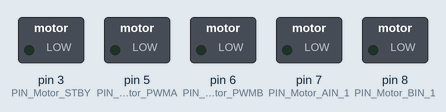
Recording of a sketch running on a simulated Arduino Uno, built with avr-gcc and run on an emulated ATmega328P. On the bench: switched loads named in the sketch (green lamp = pin HIGH).

Above: at 0.1 s.
At 1.1 s:
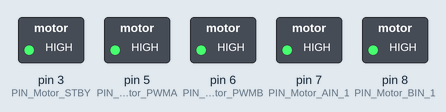
At 9.1 s:
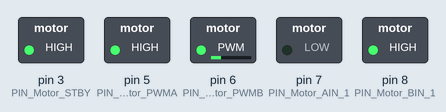
At 20.1 s:
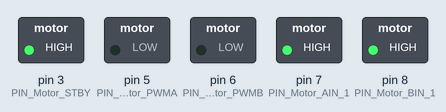
Timing chart, 0 to 21.6 s (numbered marks = the images above):
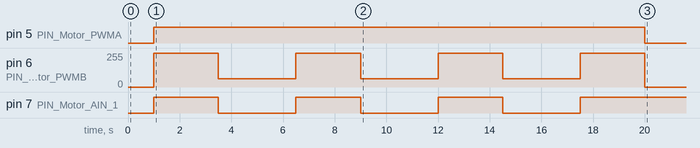

The sketch:

EEADemoSimple.ino
```cpp
#include <avr/wdt.h>
#include "DeviceDriverSet_xxx0.h"
#include "ApplicationFunctionSet_xxx0.cpp"

// Robot Directions
#define FORWARD 0
#define BACKWARD 1
#define LEFT 2
#define RIGHT 3
#define LEFTFORWARD 4
#define LEFTBACKWARD 5
#define RIGHTFORWARD 6
#define RIGHTBACKWARD 7
#define STOP 8

// Motor setup
DeviceDriverSet_Motor AppMotor;
Application_xxx Application_SmartRobotCarxxx0;

void setup() {
  // initialize communication on main board
  Serial.begin(9600);

  // start and initialize motor
  AppMotor.DeviceDriverSet_Motor_Init();

  // wait 1 seconds
  delay(1000);

  // set movement speed (150 @ minimum, movements get less precise the slower it goes, 255 is optimal)
  uint8_t motorSpeed = 255; // change this value to speed up or slow down car, min 0, max of 255

  // move forward
  ApplicationFunctionSet_SmartRobotCarMotionControl(FORWARD /*direction*/, motorSpeed /*speed*/);
  delay(2500); // wait

  // turn
  ApplicationFunctionSet_SmartRobotCarMotionControl(RIGHT /*direction*/, motorSpeed /*speed*/);
  delay(3000); // wait

  // move forward
  ApplicationFunctionSet_SmartRobotCarMotionControl(FORWARD /*direction*/, motorSpeed /*speed*/);
  delay(2500); // wait

  // turn
  ApplicationFunctionSet_SmartRobotCarMotionControl(RIGHT /*direction*/, motorSpeed /*speed*/);
  delay(3000); // wait

  // move forward
  ApplicationFunctionSet_SmartRobotCarMotionControl(FORWARD /*direction*/, motorSpeed /*speed*/);
  delay(2500); // wait

  // turn
  ApplicationFunctionSet_SmartRobotCarMotionControl(RIGHT /*direction*/, motorSpeed /*speed*/);
  delay(3000); // wait

  // move forward
  ApplicationFunctionSet_SmartRobotCarMotionControl(FORWARD /*direction*/, motorSpeed /*speed*/);
  delay(2500); // wait

  // stop smart car
  ApplicationFunctionSet_SmartRobotCarMotionControl(STOP /*direction*/, motorSpeed /*speed*/);

}

void loop() {
 // stuff to do "forever"

}
```

ApplicationFunctionSet_xxx0.cpp
```cpp
#include "DeviceDriverSet_xxx0.h"

extern DeviceDriverSet_Motor AppMotor;

/*运动方向控制序列*/
enum SmartRobotCarMotionControl
{
  Forward,       //(1)
  Backward,      //(2)
  Left,          //(3)
  Right,         //(4)
  LeftForward,   //(5)
  LeftBackward,  //(6)
  RightForward,  //(7)
  RightBackward, //(8)
  stop_it        //(9)
};               //direction方向:（1）、（2）、 （3）、（4）、（5）、（6）

struct Application_xxx
{
  SmartRobotCarMotionControl Motion_Control;
};

extern Application_xxx Application_SmartRobotCarxxx0;

static void ApplicationFunctionSet_SmartRobotCarMotionControl(SmartRobotCarMotionControl direction, uint8_t is_speed)
{
  static uint8_t directionRecord = 0;
  uint8_t Kp, UpperLimit;
  uint8_t speed = is_speed;
  switch (direction)
  {
  case /* constant-expression */
      Forward:
    /* code */
      AppMotor.DeviceDriverSet_Motor_control(/*direction_A*/ direction_just, /*speed_A*/ speed,
                                             /*direction_B*/ direction_just, /*speed_B*/ speed, /*controlED*/ control_enable); //Motor control
    break;
  case /* constant-expression */ Backward:
    /* code */

      AppMotor.DeviceDriverSet_Motor_control(/*direction_A*/ direction_back, /*speed_A*/ speed,
                                             /*direction_B*/ direction_back, /*speed_B*/ speed, /*controlED*/ control_enable); //Motor control
    break;
  case /* constant-expression */ Left:

    AppMotor.DeviceDriverSet_Motor_control(/*direction_A*/ direction_just, /*speed_A*/ speed,
                                           /*direction_B*/ direction_back, /*speed_B*/ speed / 4, /*controlED*/ control_enable); //Motor control
    break;
  case /* constant-expression */ Right:

    AppMotor.DeviceDriverSet_Motor_control(/*direction_A*/ direction_back, /*speed_A*/ speed,
                                           /*direction_B*/ direction_just, /*speed_B*/ speed / 4, /*controlED*/ control_enable); //Motor control
    break;
  case /* constant-expression */ LeftForward:
    /* code */
    AppMotor.DeviceDriverSet_Motor_control(/*direction_A*/ direction_just, /*speed_A*/ speed,
                                           /*direction_B*/ direction_just, /*speed_B*/ speed / 8, /*controlED*/ control_enable); //Motor control
    break;
  case /* constant-expression */ LeftBackward:
    AppMotor.DeviceDriverSet_Motor_control(/*direction_A*/ direction_back, /*speed_A*/ speed,
                                           /*direction_B*/ direction_back, /*speed_B*/ speed / 8, /*controlED*/ control_enable); //Motor control
    break;
  case /* constant-expression */ RightForward:
    AppMotor.DeviceDriverSet_Motor_control(/*direction_A*/ direction_just, /*speed_A*/ speed / 8,
                                           /*direction_B*/ direction_just, /*speed_B*/ speed, /*controlED*/ control_enable); //Motor control
    break;
  case /* constant-expression */ RightBackward:
    AppMotor.DeviceDriverSet_Motor_control(/*direction_A*/ direction_back, /*speed_A*/ speed / 8,
                                           /*direction_B*/ direction_back, /*speed_B*/ speed, /*controlED*/ control_enable); //Motor control
    break;
  case /* constant-expression */ stop_it:
    AppMotor.DeviceDriverSet_Motor_control(/*direction_A*/ direction_void, /*speed_A*/ 0,
                                           /*direction_B*/ direction_void, /*speed_B*/ 0, /*controlED*/ control_enable); //Motor control
    break;
  default:
    break;
  }
}
```

DeviceDriverSet_xxx0.cpp
```cpp
#include "DeviceDriverSet_xxx0.h"
#include <arduino.h>

/*Motor control*/
void DeviceDriverSet_Motor::DeviceDriverSet_Motor_Init(void)
{
  pinMode(PIN_Motor_PWMA, OUTPUT);
  pinMode(PIN_Motor_PWMB, OUTPUT);
  pinMode(PIN_Motor_AIN_1, OUTPUT);
  pinMode(PIN_Motor_BIN_1, OUTPUT);
  pinMode(PIN_Motor_STBY, OUTPUT);
}


void DeviceDriverSet_Motor::DeviceDriverSet_Motor_control(boolean direction_A, uint8_t speed_A, //A组电机参数
                                                          boolean direction_B, uint8_t speed_B, //B组电机参数
                                                          boolean controlED                     //AB使能允许 true
                                                          )                                     //电机控制
{

  if (controlED == control_enable) //使能允许？
  {
    digitalWrite(PIN_Motor_STBY, HIGH);
    { //A...Right

      switch (direction_A) //方向控制
      {
      case direction_just:
        digitalWrite(PIN_Motor_AIN_1, HIGH);
        analogWrite(PIN_Motor_PWMA, speed_A);
        break;
      case direction_back:
        digitalWrite(PIN_Motor_AIN_1, LOW);
        analogWrite(PIN_Motor_PWMA, speed_A);
        break;
      case direction_void:
        analogWrite(PIN_Motor_PWMA, 0);
        digitalWrite(PIN_Motor_STBY, LOW);
        break;
      default:
        analogWrite(PIN_Motor_PWMA, 0);
        digitalWrite(PIN_Motor_STBY, LOW);
        break;
      }
    }

    { //B...Left
      switch (direction_B)
      {
      case direction_just:
        digitalWrite(PIN_Motor_BIN_1, HIGH);
        analogWrite(PIN_Motor_PWMB, speed_B);
        break;
      case direction_back:
        digitalWrite(PIN_Motor_BIN_1, LOW);
        analogWrite(PIN_Motor_PWMB, speed_B);
        break;
      case direction_void:
        analogWrite(PIN_Motor_PWMB, 0);
        digitalWrite(PIN_Motor_STBY, LOW);
        break;
      default:
        analogWrite(PIN_Motor_PWMB, 0);
        digitalWrite(PIN_Motor_STBY, LOW);
        break;
      }
    }
  }
  else
  {
    digitalWrite(PIN_Motor_STBY, LOW);
    return;
  }
}

/*ULTRASONIC*/
//#include <NewPing.h>
// NewPing sonar(TRIGGER_PIN, ECHO_PIN, MAX_DISTANCE); // NewPing setup of pins and maximum distance.
void DeviceDriverSet_ULTRASONIC::DeviceDriverSet_ULTRASONIC_Init(void)
{
  pinMode(ECHO_PIN, INPUT); //Ultrasonic module initialization
  pinMode(TRIG_PIN, OUTPUT);
}
void DeviceDriverSet_ULTRASONIC::DeviceDriverSet_ULTRASONIC_Get(uint16_t *ULTRASONIC_Get /*out*/)
{
  unsigned int tempda_x = 0;
  digitalWrite(TRIG_PIN, LOW);
  delayMicroseconds(2);
  digitalWrite(TRIG_PIN, HIGH);
  delayMicroseconds(10);
  digitalWrite(TRIG_PIN, LOW);
  tempda_x = ((unsigned int)pulseIn(ECHO_PIN, HIGH) / 58);
  *ULTRASONIC_Get = tempda_x;
  // sonar.ping() / US_ROUNDTRIP_CM; // Send ping, get ping time in microseconds (uS).
}

void DeviceDriverSet_ULTRASONIC::DeviceDriverSet_ULTRASONIC_Test(void)
{

  unsigned int tempda = 0;
  digitalWrite(TRIG_PIN, LOW);
  delayMicroseconds(2);
  digitalWrite(TRIG_PIN, HIGH);
  delayMicroseconds(10);
  digitalWrite(TRIG_PIN, LOW);
  tempda = ((unsigned int)pulseIn(ECHO_PIN, HIGH) / 58);

  // if (tempda_x > 50)
  // {
  //   tempda_x = 50;
  // }

  // // return tempda;
  // return tempda_x;

  Serial.print("ULTRASONIC=");
  Serial.print(tempda); // Convert ping time to distance and print result (0 = outside set distance range, no ping echo)
  Serial.println("cm");
}

/*Servo*/
Servo myservo; // create servo object to control a servo
void DeviceDriverSet_Servo::DeviceDriverSet_Servo_Init(unsigned int Position_angle)
{
  myservo.attach(PIN_Servo_z, 500, 2400); //500: 0 degree  2400: 180 degree
  myservo.attach(PIN_Servo_z);
  myservo.write(Position_angle); //sets the servo position according to the 90（middle）
  delay(500);

}
#if _Test_DeviceDriverSet
void DeviceDriverSet_Servo::DeviceDriverSet_Servo_Test(void)
{
  for (;;)
  {
    myservo.attach(PIN_Servo_z);
    myservo.write(180);
    delay(500);
    myservo.write(0);
    delay(500);
  }
}
#endif

/*0.17sec/60degree(4.8v)*/
void DeviceDriverSet_Servo::DeviceDriverSet_Servo_control(unsigned int Position_angle)
{
  myservo.attach(PIN_Servo_z);
  myservo.write(Position_angle);
  delay(450);
  myservo.detach();
}
```

DeviceDriverSet_xxx0.h
```cpp
#ifndef _DeviceDriverSet_xxx0_H_
#define _DeviceDriverSet_xxx0_H_

#include <arduino.h>

/*Motor*/
class DeviceDriverSet_Motor
{
public:
  void DeviceDriverSet_Motor_Init(void);
#if _Test_DeviceDriverSet
  void DeviceDriverSet_Motor_Test(void);
#endif
  void DeviceDriverSet_Motor_control(boolean direction_A, uint8_t speed_A, //A组电机参数
                                     boolean direction_B, uint8_t speed_B, //B组电机参数
                                     boolean controlED                     //AB使能允许 true
  );                                                                       //电机控制
private:

#define PIN_Motor_PWMA 5
#define PIN_Motor_PWMB 6
#define PIN_Motor_BIN_1 8
#define PIN_Motor_AIN_1 7
#define PIN_Motor_STBY 3

public:
#define speed_Max 255
#define direction_just true
#define direction_back false
#define direction_void 3

#define Duration_enable true
#define Duration_disable false
#define control_enable true
#define control_disable false
};

/*ULTRASONIC*/
//#include <NewPing.h>
class DeviceDriverSet_ULTRASONIC
{
public:
  void DeviceDriverSet_ULTRASONIC_Init(void);
  void DeviceDriverSet_ULTRASONIC_Test(void);
  void DeviceDriverSet_ULTRASONIC_Get(uint16_t *ULTRASONIC_Get /*out*/);

private:
#define TRIG_PIN 13      // Arduino pin tied to trigger pin on the ultrasonic sensor.
#define ECHO_PIN 12      // Arduino pin tied to echo pin on the ultrasonic sensor.
#define MAX_DISTANCE 200 // Maximum distance we want to ping for (in centimeters). Maximum sensor distance is rated at 400-500cm.
};

/*Servo*/
#include <Servo.h>
class DeviceDriverSet_Servo
{
public:
  void DeviceDriverSet_Servo_Init(unsigned int Position_angle);
#if _Test_DeviceDriverSet
  void DeviceDriverSet_Servo_Test(void);
#endif
  void DeviceDriverSet_Servo_control(unsigned int Position_angle);

private:
#define PIN_Servo_z 10
};


#endif
```
